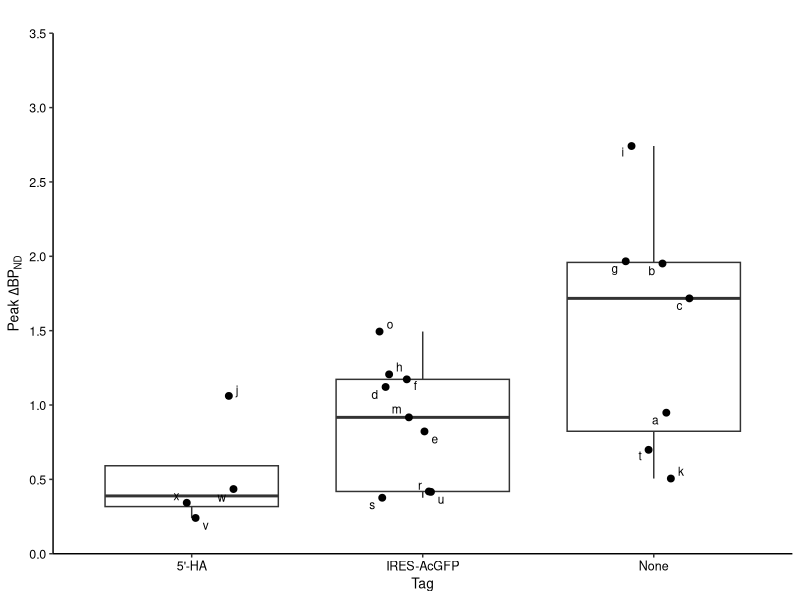
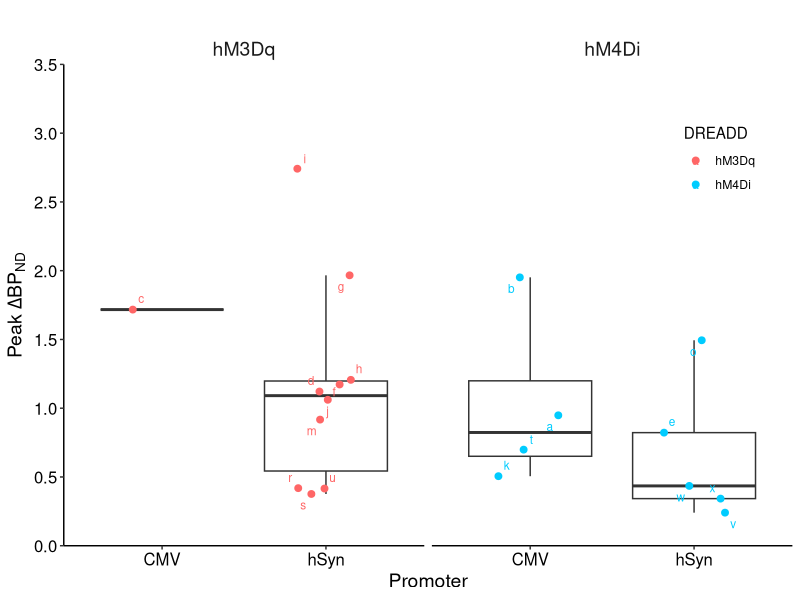

The R source for these figures, in order:
#titerが高すぎるoutliersを外した解析
#20250605

library(tidyverse)
library(patchwork)
library(ggrepel)
library(rstatix)
library(openxlsx)

rm(list=ls())

#領域の順番設定
arr=c("Caudate","Putamen","Thalamus","Amygdala","dlPFC","OFC","S1")

# symbol
dat <- read.csv("fig5_rev.csv") %>%
  mutate(region3=factor(region3,levels=arr)) %>%
  dplyr::filter(injvolume<10) %>%  #dlPFCおよびOFCの除外
  dplyr::filter(titer<4.6)         #outliersの除外

#------------------
# check multicolinearity
lm(deltaBP ~ titer + dreadd + promoter + tag + serotype + injvolume, data = dat) %>%
  car::vif(type = "predictor")

#------------------
# model
fm <- lm(deltaBP ~ titer * dreadd * promoter * tag * serotype * injvolume, data = dat)
MASS::stepAIC(fm, direction = "both")

best_fm <-
  lm(formula = deltaBP ~ titer + dreadd + promoter + tag + serotype + 
       injvolume + titer:promoter + dreadd:promoter + titer:tag + 
       titer:injvolume + dreadd:injvolume, data = dat)
best_fm %>% rstatix::anova_test()

#------------------
# make graph

dat = dat %>%
  mutate(tag_numeric = as.numeric(as.factor(tag))) %>%
  mutate(jittered_x_t=jitter(tag_numeric,amount=0.2)) %>%
  mutate(promo_numeric=as.numeric(as.factor(promoter)))%>%
  mutate(jittered_x_p=jitter(promo_numeric,amount=0.2))

g_tag = ggplot(data=dat,mapping=aes(x=tag,y=deltaBP))+
  geom_boxplot(outliers=FALSE)+
  geom_point(size=2,alpha=1,aes(x=jittered_x_t))+
  geom_text_repel(aes(label=symbol,x=jittered_x_t),size=3)+
  # geom_text_repel(aes(label=idxregion,x=jittered_x,color=dreadd),size=3)+
  theme_classic()+
  theme(axis.text=element_text(color="black"),
        # legend.position = "none",
        legend.position.inside = c(0.15,0.8),
        strip.background = element_blank(),
        axis.title=element_text(size=10),
        axis.text.x = element_text(size=9),
        axis.text.y = element_text(size=9)
  )+
  labs(title="",x="Tag",y=expression(paste("Peak ",Delta,{BP[ND]})),color="DREADD")+
  # scale_color_manual(values=c("hM3Dq"="#FF6666","hM4Di"="#00CCFF"))+
  scale_y_continuous(limits = c(0,3.5),breaks=seq(0,4,0.5),expand=c(0,NA))+
  scale_x_discrete(label=c("5'-HA","IRES-AcGFP","None"))

g_tag

g_promoter=ggplot(data=dat,mapping=aes(x=promoter,y=deltaBP))+
  geom_boxplot(outliers=FALSE)+
  geom_point(size=2,alpha=1,aes(x=jittered_x_p,color=dreadd))+
  geom_text_repel(aes(label=symbol,x=jittered_x_p,color=dreadd),size=3)+
  theme_classic()+
  theme(axis.text=element_text(color="black"),
        legend.position = c(0.9,0.8),
        strip.background = element_blank(),
        strip.text = element_text(size=14),
        axis.title = element_text(size=14),
        axis.text.x = element_text(size=12),
        axis.text.y = element_text(size=12)
  )+
  labs(title="",x="Promoter",y=expression(paste("Peak ",Delta,{BP[ND]})),color="DREADD")+
  facet_wrap(~dreadd)+
  scale_color_manual(values=c("hM3Dq"="#FF6666","hM4Di"="#00CCFF"))+
  scale_y_continuous(limits = c(0,3.5),breaks=seq(0,4,0.5),expand=c(0,NA))

g_promoter

#end of note